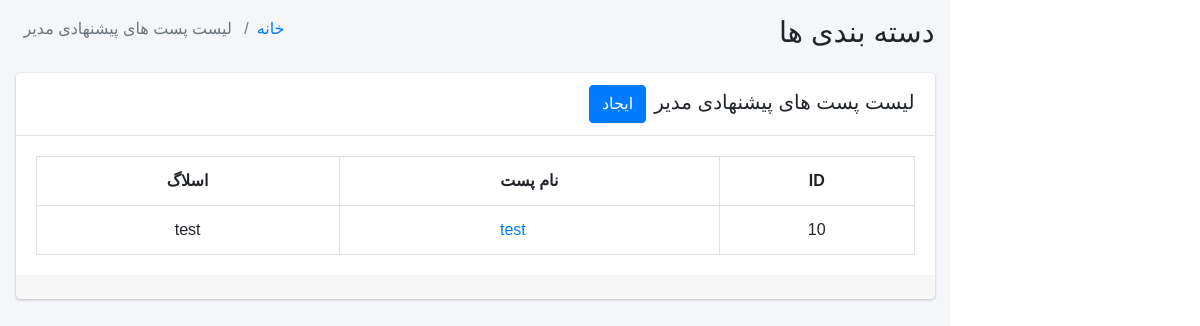
Page /accounts/suggestion-post-list/ (signed in) on the earlier database version.
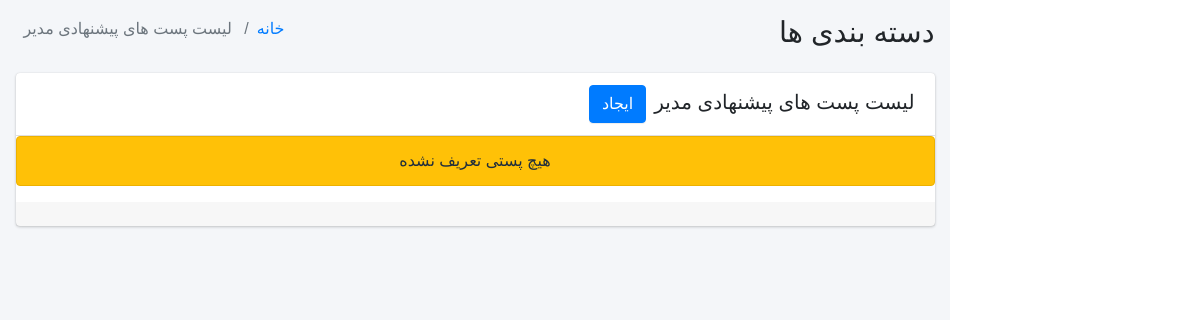
Same page on the later database version.
### blog_app/models.py (models this page shows, shortened)
class SuggestionPost(models.Model):
    article = models.ForeignKey(Article, on_delete=models.CASCADE, verbose_name='پست')
    class Meta:
        verbose_name = 'پست پیشنهادی'
        verbose_name_plural = 'پست های پیشنهادی مدیر'

class Article(models.Model):
    STATUS = (
        ('u', 'منتشر نشود'),
        ('w', 'درحال بررسی'),
        ('p', 'منتشر شود'),
    )
    creator = models.ForeignKey(AUTH_USER_MODEL, on_delete=models.CASCADE, verbose_name='نویسنده', blank=True,
                                null=True)
    title = models.CharField(max_length=1000, verbose_name='عنوان پست', blank=True, null=True)
    content = HTMLField(verbose_name='توضیحات', blank=True, null=True)
    image = models.ImageField(upload_to='blog/images/', verbose_name='تصویر پست', help_text="440 * 750", blank=True,
                              null=True)
    video_url = models.URLField(verbose_name='لینک ویدئو آپارات', default='', blank=True, null=True)
    category = models.ForeignKey(Category, on_delete=models.SET_NULL, verbose_name='انتخاب دسته بندی', blank=True,
                                 null=True)
    tag = models.ManyToManyField(Tag, verbose_name='انتخاب برچسب', blank=True)
    date_created = jmodels.jDateTimeField(verbose_name='تاریخ ایجاد', blank=True, null=True, auto_now_add=True)
    date_update = jmodels.jDateTimeField(verbose_name='تاریخ بروزرسانی', blank=True, null=True, auto_now_add=True)
    status = models.CharField(max_length=1000, choices=STATUS, default='u', verbose_name='وضعیت', blank=True, null=True)
    visit_count = models.IntegerField(default=0, editable=False, verbose_name='تعداد بازدید', blank=True, null=True)
    objects = ArticleManager()
    class Meta:
        verbose_name = 'پست'
        verbose_name_plural = 'پست ها'
    def get_slug_title(self):
        return self.title.replace(' ', '-')

### accounts_app/views.py (the view)
# urls.py: path('suggestion-post-list/', suggestion_post_list, name='suggestion-post-list'),
@login_required(login_url='/accounts/login?next=accounts/dashboard/')
def suggestion_post_list(request):
    if request.user.is_superuser:
        suggestion_post = SuggestionPost.objects.all()
        context = {
            'suggestion_post_list': suggestion_post,
        }
        return render(request, 'dashboard/suggestion_post.html', context)
    else:
        return redirect('dashboard')

### accounts_app/templates/dashboard/suggestion_post.html (shortened to what this page needs)
{% extends 'dashboard/base.html' %}
{% block content %}
    {% if request.user.is_superuser %}
        <div class="content-wrapper" style="min-height: 1222px;">
            <section class="content-header">
                <div class="container-fluid">
                    <div class="row mb-2">
                        <div class="col-sm-6">
                            <h1>دسته بندی ها</h1>
                        </div>
                        <div class="col-sm-6">
                            <ol class="breadcrumb float-sm-left">
                                <li class="breadcrumb-item"><a href="/">خانه</a></li>
                                <li class="breadcrumb-item active"> لیست پست های پیشنهادی مدیر</li>
                            </ol>
                        </div>
                    </div>
                </div>
            </section>
            <section class="content">
                <div class="container-fluid">
                    <div class="row">
                        <div class="col-md-12">
                            <div class="card">
                                <div class="card-header">
                                    <h3 class="card-title"> لیست پست های پیشنهادی مدیر<span><a
                                            href="{% url 'create-suggestion-post' %}"><button
                                            class="btn btn-primary mx-2">ایجاد </button></a></span></h3>
                                </div>
                                {% if suggestion_post_list %}
                                    <div class="card-body">
                                        <table class="table table-bordered">
                                            <tbody>
                                            <tr class="text-center">
                                                <th>ID</th>
                                                <th>نام پست</th>
                                                <th>اسلاگ</th>
                                            </tr>
                                            {% for suggestion_post in suggestion_post_list %}
                                                <tr class="text-center">
                                                    <td>{{ suggestion_post.id }}</td>
                                                    <td>
                                                        <a href="{% url 'delete-suggestion-post' suggestion_post.article.id %}"><i
                                                                class="mx-2 fa fa-remove text-danger"></i></a>
                                                        <a href="{% url 'blog:article_detail' suggestion_post.article.id suggestion_post.article.get_slug_title %}">{{ suggestion_post.article.title }}</a>
                                                    </td>
                                                    <td>
                                                        {{ suggestion_post.article.get_slug_title }}
                                                    </td>
                                                </tr>
                                            {% endfor %}
                                            </tbody>
                                        </table>
                                    </div>
                                {% else %}
                                    <p class="alert alert-warning text-center">هیچ پستی تعریف نشده</p>
                                {% endif %}
                                <div class="card-footer clearfix">
                                </div>
                            </div>
                        </div>
                    </div>
                </div>
            </section>
        </div>
    {% endif %}
{% endblock %}

Differences in the rows shown:
removed SuggestionPost: id "10", article "test", article.get_slug_title "test"
Other differences:
text no longer shown: "ID نام پست اسلاگ"
text now shown: "هیچ پستی تعریف نشده"
